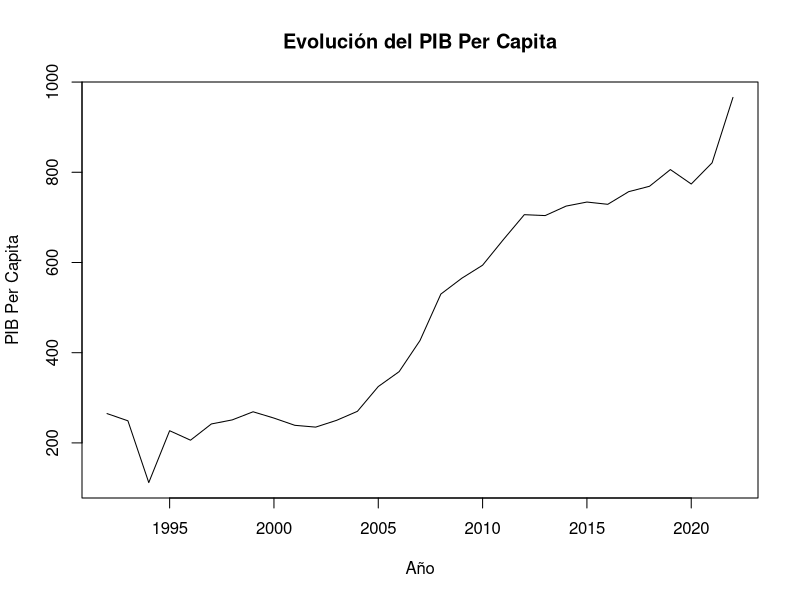
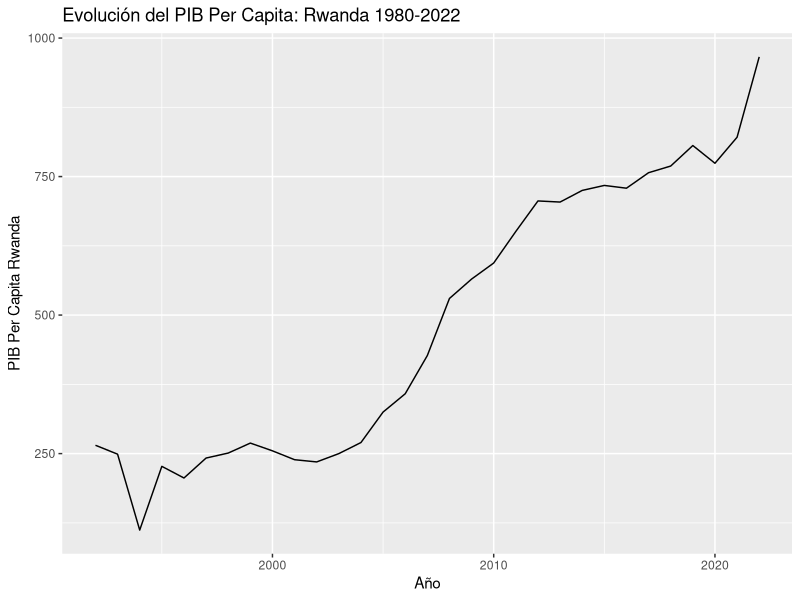
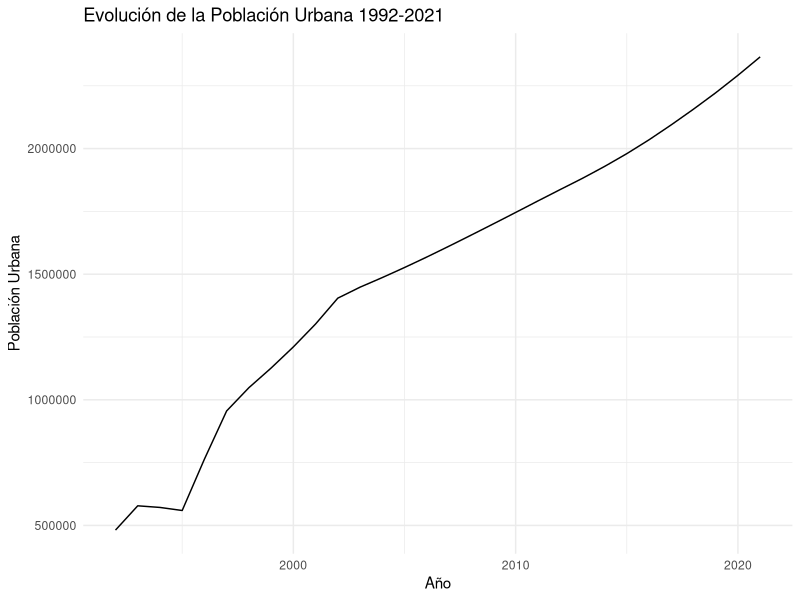
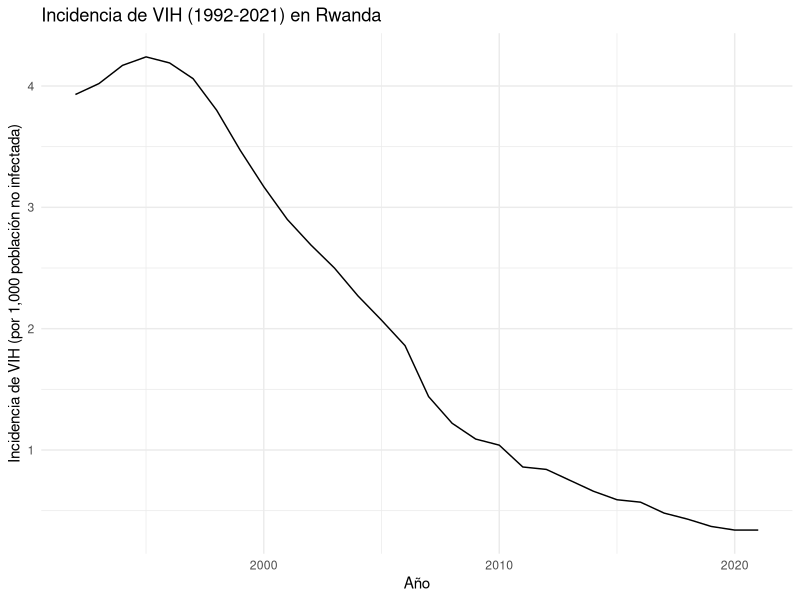
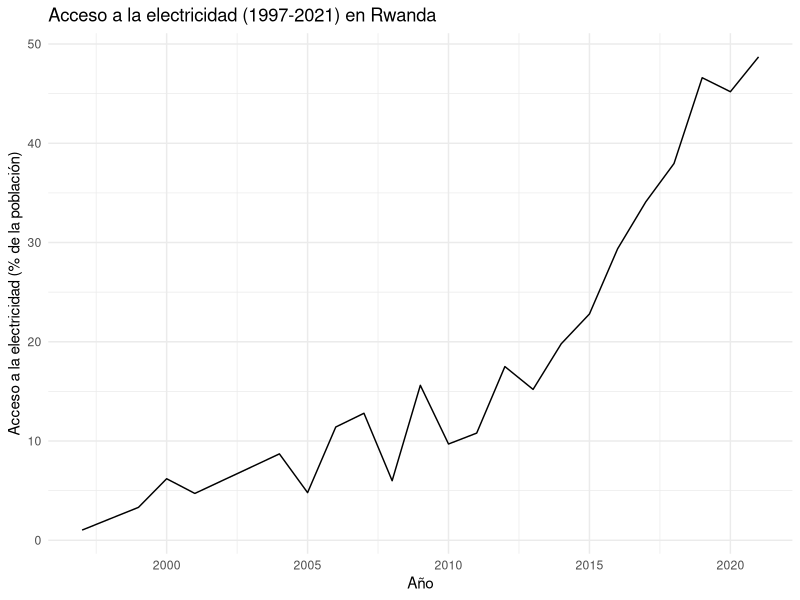
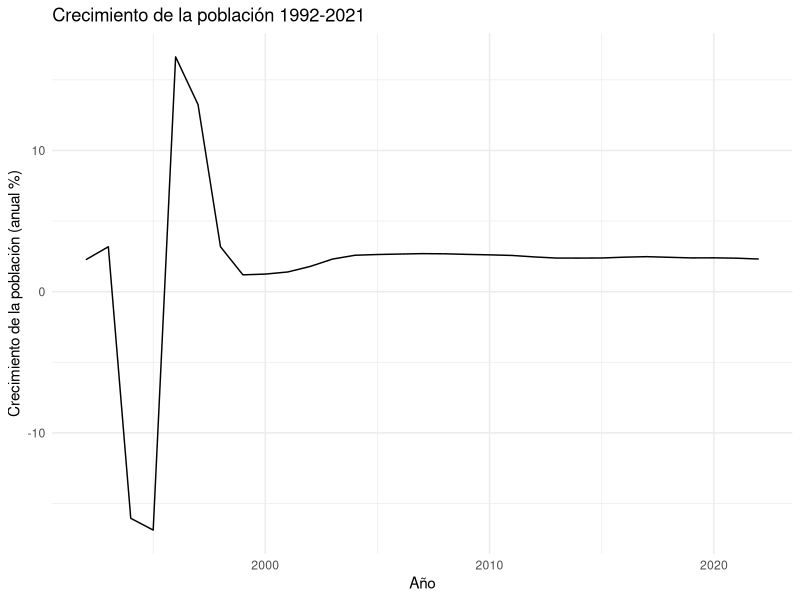
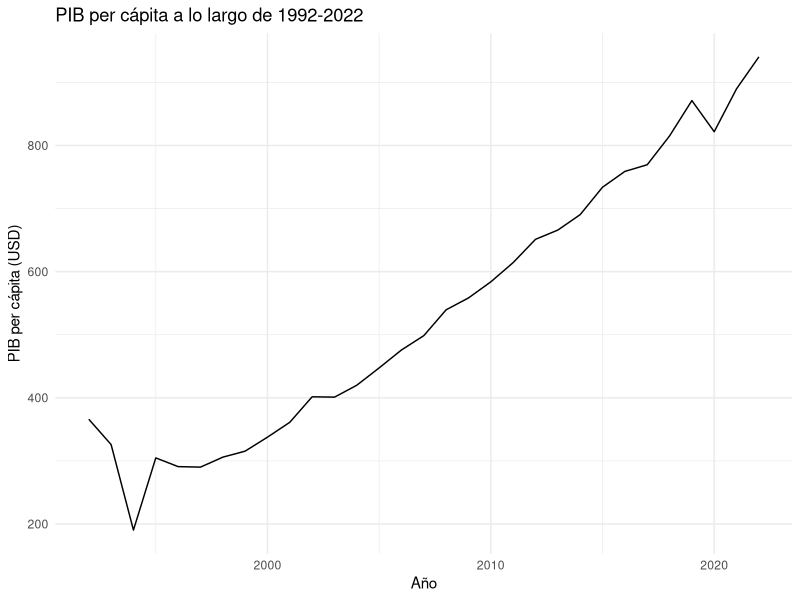
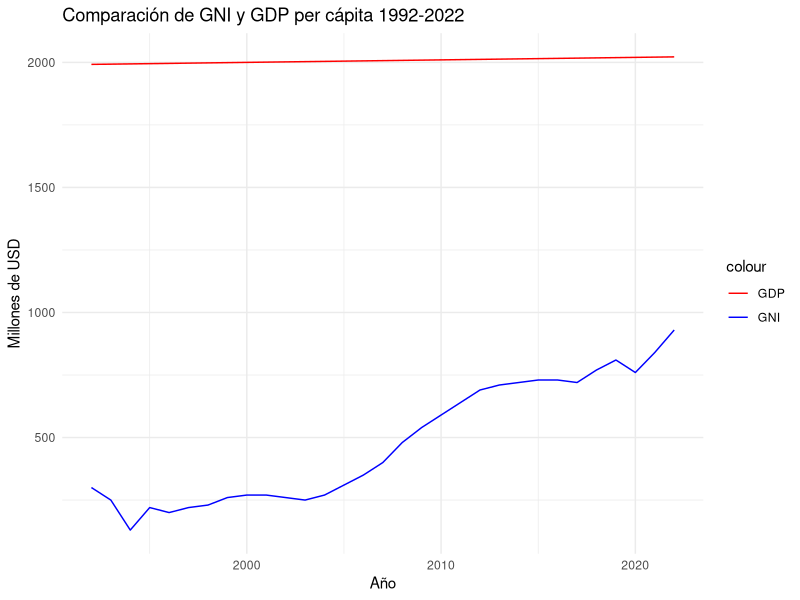

Generate these figures, in order, with R:
# Investigación Rwanda - Datos del FMI 
# Seminario Costa Rica y el Mundo - GRUPO 5


# Datos - PIB PER CAPITA
año <- c(1992, 1993, 1994, 1995, 1996, 1997, 1998, 1999, 2000, 2001, 2002, 2003, 2004, 2005, 2006, 2007, 2008, 2009, 2010, 2011, 2012, 2013, 2014, 2015, 2016, 2017, 2018, 2019, 2020, 2021, 2022)
pib_per_capita_usd <- c(265, 249, 112, 227, 206, 242, 251, 269, 255, 239, 235, 250, 270, 325, 358, 427, 530, 565, 594, 651, 706, 704, 725, 734, 729, 757, 769, 806, 774, 821, 966)

# plot
plot(año, pib_per_capita_usd, type = "l", xlab = "Año", ylab = "PIB Per Capita", main = "Evolución del PIB Per Capita")

# Generar gráfico en ggplot2
library(ggplot2)
df <- data.frame(año, pib_per_capita_usd)
ggplot(data = df, aes(x = año, y = pib_per_capita_usd)) + geom_line() +
  labs(x = "Año", y = "PIB Per Capita Rwanda", title = "Evolución del PIB Per Capita: Rwanda 1980-2022")


# Datos población urbana - URBAN POPULATION
years <- c(1992, 1993, 1994, 1995, 1996, 1997, 1998, 1999, 2000, 2001, 2002, 2003, 2004, 2005, 2006, 2007, 2008, 2009, 2010, 2011, 2012, 2013, 2014, 2015, 2016, 2017, 2018, 2019, 2020, 2021)
urban_population <- c(481485, 578074, 571603, 559420, 763822, 955735, 1048216, 1126468, 1210497, 1301768, 1404622, 1448333, 1486527, 1526528, 1568217, 1611415, 1655603, 1700405, 1745731, 1791521, 1836678, 1881346, 1928885, 1979769, 2034934, 2094446, 2156849, 2222128, 2291674, 2364984)

# Crear un dataframe con los datos
data <- data.frame(
  Years = c(1992, 1993, 1994, 1995, 1996, 1997, 1998, 1999, 2000, 2001, 2002, 2003, 2004, 2005, 2006, 2007, 2008, 2009, 2010, 2011, 2012, 2013, 2014, 2015, 2016, 2017, 2018, 2019, 2020, 2021),
  Urban_Population = c(481485, 578074, 571603, 559420, 763822, 955735, 1048216, 1126468, 1210497, 1301768, 1404622, 1448333, 1486527, 1526528, 1568217, 1611415, 1655603, 1700405, 1745731, 1791521, 1836678, 1881346, 1928885, 1979769, 2034934, 2094446, 2156849, 2222128, 2291674, 2364984)
)

# Crear el gráfico de líneas con ggplot2
ggplot(data, aes(x = Years, y = Urban_Population)) +
  geom_line() +
  labs(x = "Año", y = "Población Urbana", title = "Evolución de la Población Urbana 1992-2021") +
  theme_minimal()


# Datos - INCIDENCIA VIH
country <- "Rwanda"
years <- c(1992, 1993, 1994, 1995, 1996, 1997, 1998, 1999, 2000, 2001, 2002, 2003, 2004, 2005, 2006, 2007, 2008, 2009, 2010, 2011, 2012, 2013, 2014, 2015, 2016, 2017, 2018, 2019, 2020, 2021)
incidence_hiv <- c(3.93, 4.02, 4.17, 4.24, 4.19, 4.06, 3.8, 3.47, 3.17, 2.9, 2.69, 2.5, 2.27, 2.07, 1.86, 1.44, 1.22, 1.09, 1.04, 0.86, 0.84, 0.75, 0.66, 0.59, 0.57, 0.48, 0.43, 0.37, 0.34, 0.34)

# Crear un dataframe
data <- data.frame(Year = years, Incidence = incidence_hiv)

# Cargar las librerías
library(ggplot2)

# Crear un gráfico de líneas con ggplot2
ggplot(data, aes(x = Year, y = Incidence)) +
  geom_line() +
  labs(x = "Año", y = "Incidencia de VIH (por 1,000 población no infectada)", title = paste("Incidencia de VIH (1992-2021) en", country)) +
  theme_minimal()


# Datos - ELECTRICIDAD
country <- "Rwanda"
years <- c(1997, 1998, 1999, 2000, 2001, 2002, 2003, 2004, 2005, 2006, 2007, 2008, 2009, 2010, 2011, 2012, 2013, 2014, 2015, 2016, 2017, 2018, 2019, 2020, 2021)
access_to_electricity <- c(1.027835965, 2.174127579, 3.31557703, 6.2, 4.719171047, 6.046956062, 7.373200893, 8.704913139, 4.8, 11.41254044, 12.79682064, 6, 15.61321831, 9.7, 10.8, 17.5, 15.2, 19.8, 22.8, 29.37, 34.1, 37.95683289, 46.6, 45.19010925, 48.70043564)

# Crear un dataframe
data <- data.frame(Year = years, Access = access_to_electricity)

# Cargar las librerías
library(ggplot2)

# Crear un gráfico de líneas con ggplot2
ggplot(data, aes(x = Year, y = Access)) +
  geom_line() +
  labs(x = "Año", y = "Acceso a la electricidad (% de la población)", title = paste("Acceso a la electricidad (1997-2021) en", country)) +
  theme_minimal()



# Datos - CRECIMIENTO POBLACIONAL
years <- c(1992, 1993, 1994, 1995, 1996, 1997, 1998, 1999, 2000, 2001, 2002, 2003, 2004, 2005, 2006, 2007, 2008, 2009, 2010, 2011, 2012, 2013, 2014, 2015, 2016, 2017, 2018, 2019, 2020, 2021, 2022)
population_growth <- c(2.265543075, 3.18151531, -16.04915262, -16.88062967, 16.62550198, 13.24706725, 3.182439182, 1.192435842, 1.245731257, 1.395302279, 1.787981976, 2.310404512, 2.579209778, 2.631693016, 2.664807191, 2.693706726, 2.681598665, 2.640570296, 2.607105103, 2.565509609, 2.459840406, 2.37929152, 2.377534023, 2.385955685, 2.44299699, 2.478807852, 2.435038415, 2.390794366, 2.39670705, 2.371751548, 2.311603239)

# Crear un dataframe
data <- data.frame(Year = years, PopulationGrowth = population_growth)

# Crear un gráfico de líneas con ggplot2
ggplot(data, aes(x = Year, y = PopulationGrowth)) +
  geom_line() +
  labs(x = "Año", y = "Crecimiento de la población (anual %)", title = "Crecimiento de la población 1992-2021") +
  theme_minimal()



# Datos - GDP
years <- c(1992, 1993, 1994, 1995, 1996, 1997, 1998, 1999, 2000, 2001, 2002, 2003, 2004, 2005, 2006, 2007, 2008, 2009, 2010, 2011, 2012, 2013, 2014, 2015, 2016, 2017, 2018, 2019, 2020, 2021, 2022)
gdp_per_capita <- c(366.0553249, 325.8397151, 190.3332045, 304.7054574, 290.922001, 290.1198036, 305.928008, 315.457508, 337.6319107, 361.2032358, 401.6081453, 401.0787412, 419.9768404, 447.4305343, 475.8639353, 498.5752875, 539.5580535, 558.3315416, 583.8611618, 614.3616031, 651.2338063, 665.9365306, 690.3948658, 733.8228504, 758.8701429, 769.432795, 815.050688, 871.1098908, 821.7850596, 889.8120428, 940.4066789)

# Crear un dataframe
data <- data.frame(Year = years, GDPperCapita = gdp_per_capita)

# Crear un gráfico de líneas con ggplot2
ggplot(data, aes(x = Year, y = GDPperCapita)) +
  geom_line() +
  labs(x = "Año", y = "PIB per cápita (USD)", title = "PIB per cápita a lo largo de 1992-2022") +
  theme_minimal()



# Crear el dataframe gni_data - GNI
gni_data <- data.frame(
  Año = 1992:2022,
  GNI = c(300, 250, 130, 220, 200, 220, 230, 260, 270, 270, 260, 250, 270, 310, 350, 400, 480, 540, 590, 640, 690, 710, 720, 730, 730, 720, 770, 810, 760, 840, 930)
)

# Crear el dataframe gdp_data
gdp_data <- data.frame(
  Año = 1992:2022,
  GDP = c(366.0553249, 325.8397151, 190.3332045, 304.7054574, 290.922001, 290.1198036, 305.928008, 315.457508, 337.6319107, 361.2032358, 401.6081453, 401.0787412, 419.9768404, 447.4305343, 475.8639353, 498.5752875, 539.5580535, 558.3315416, 583.8611618, 614.3616031, 651.2338063, 665.9365306, 690.3948658, 733.8228504, 758.8701429, 769.432795, 815.050688, 871.1098908, 821.7850596, 889.8120428, 940.4066789)
)

# Ver los primeros registros de cada dataframe
head(gni_data)
head(gdp_data)


# Cargar las librerías
library(ggplot2)
library(dplyr)

# gni_data y gdp_data con las columnas "Año" y "Monto en Millones de USD"
# Merge de los df's
merged_data <- bind_cols(gni_data, gdp_data)

# Renombrar las columnas
colnames(merged_data) <- c("Año", "GNI", "GDP")

# gráfico de línea
ggplot(merged_data, aes(x = Año)) +
  geom_line(aes(y = GNI, color = "GNI")) +
  geom_line(aes(y = GDP, color = "GDP")) +
  scale_color_manual(values = c("GNI" = "blue", "GDP" = "red")) +
  labs(x = "Año", y = "Millones de USD", title = "Comparación de GNI y GDP per cápita 1992-2022") +
  theme_minimal()


# Creación del dataframe
df <- data.frame(
  Año = c(1992, 1993, 1994, 1995, 1996, 1997, 1998, 1999, 2000, 2001, 2002, 2003, 2004, 2005, 2006, 2007, 2008, 2009, 2010, 2011, 2012, 2013, 2014, 2015, 2016, 2017, 2018, 2019, 2020, 2021, 2022),
  PCoPCn = c(2200456499201, 2041216933446, 1025766288712, 1400449987875, 1564949022732, 1802060040293, 1949093056398, 2018771403097, 2215005874997, 2381794810255, 2683455703121, 2713359534303, 2925005741706, 3201699581706, 3594060663103, 3853997465665, 4177930351717, 4490838817403, 4808802848932, 5226045368113, 5663797723825, 5922442431253, 6339674230113, 6936855147588, 7392202012685, 7694234000000, 8288401721444, 9019584381833, 8630863169428, 9653778873995, 10297655488285)
)

# Montar gráfico
ggplot(data = df, aes(x = Año, y = PCoPCn)) +
  geom_line(color = "blue") +
  labs(
    x = "Año",
    y = "PCoPCn en USD",
    title = "Precios Corrientes vs Precios Constantes en Rwanda (1992-2022)"
  ) +
  theme_minimal()

